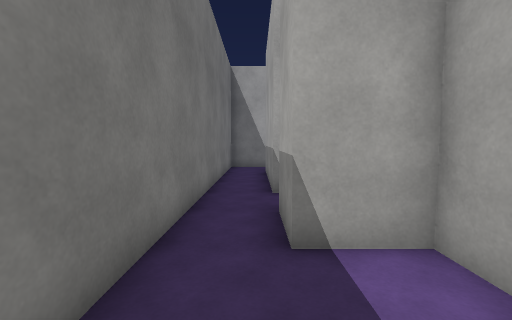
[1] (above)

20 first-person views from a walk through a Unity game level. The camera is 1.5 m above the floor, tilts 4° down and sees 90° across. The floor is counted in squares, 1 m on a side. Each view is taken from the middle of a square. On the plan, view 1 faces up. The plan holds only what a view shows up to about 13 squares ahead; the rest is blank. Surface patterns are stand-ins for the level's own textures.

[2]
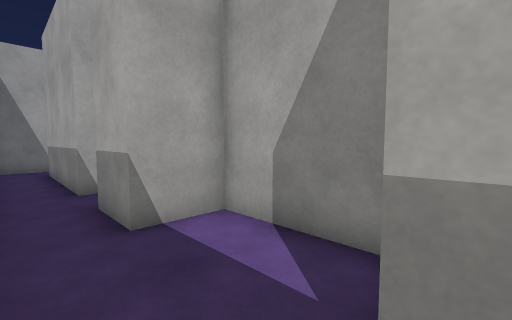

[3]
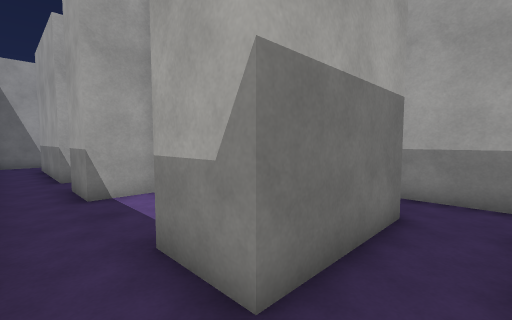

[4]
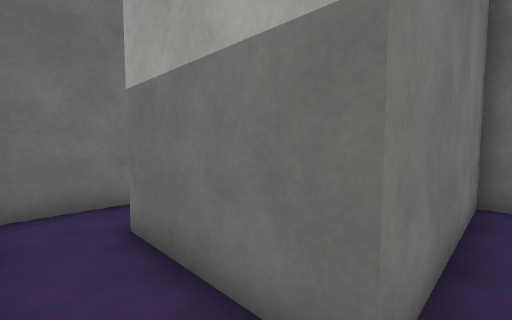

[5]
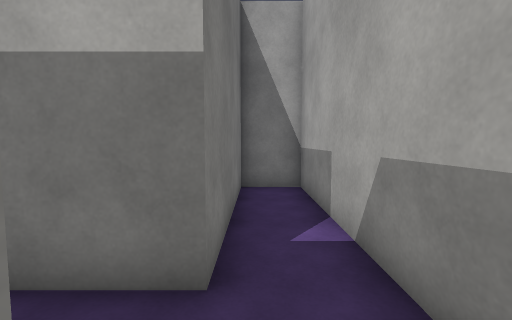

[6]
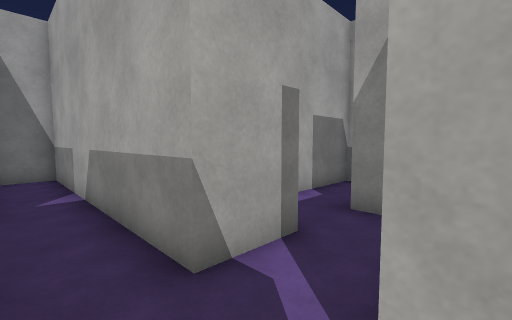

[7]
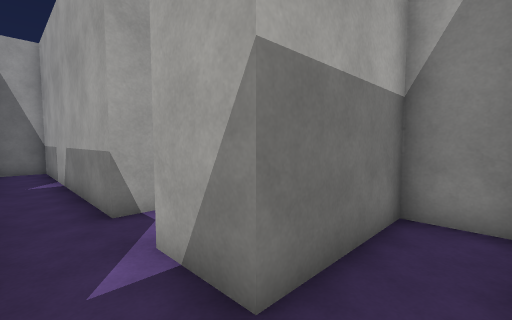

[8]
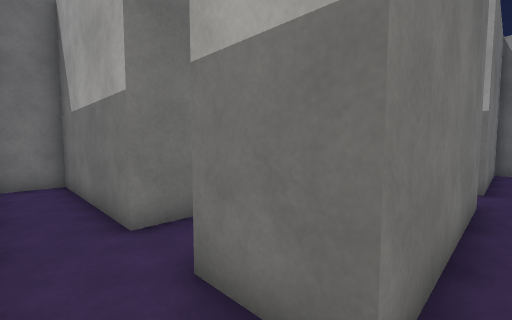

[9]
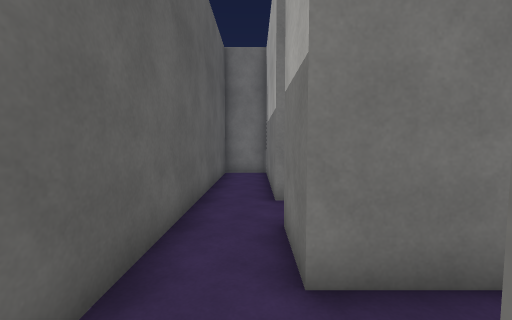

[10]
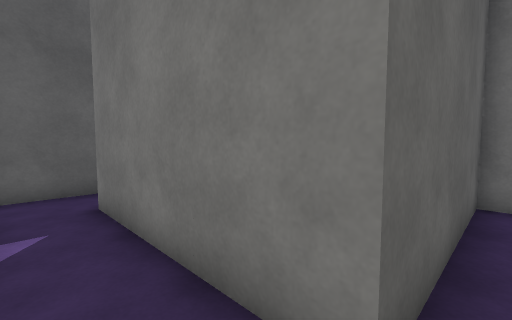

[11]
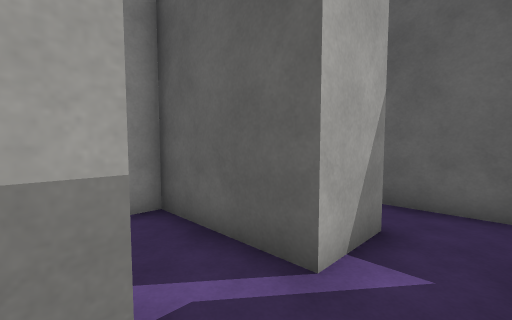

[12]
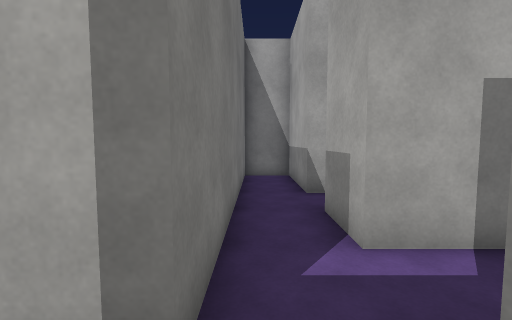

[13]
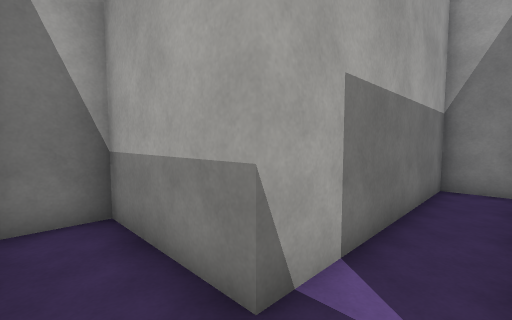

[14]
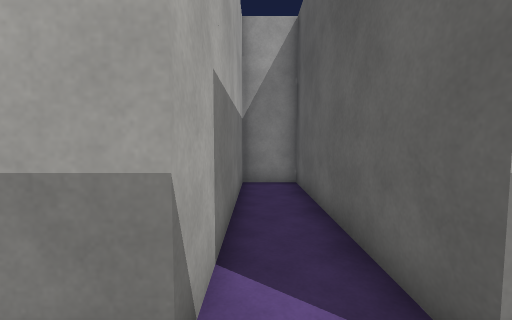

[15]
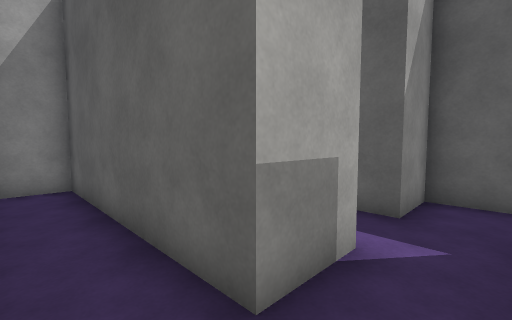

[16]
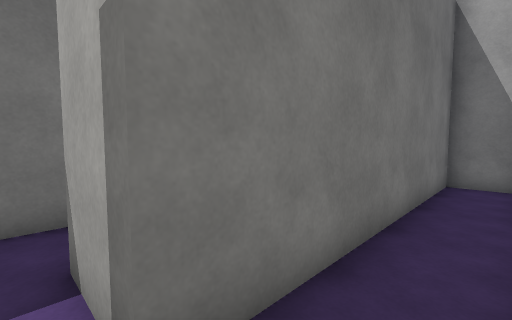

[17]
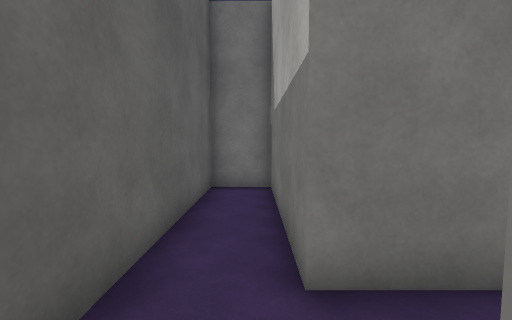

[18]
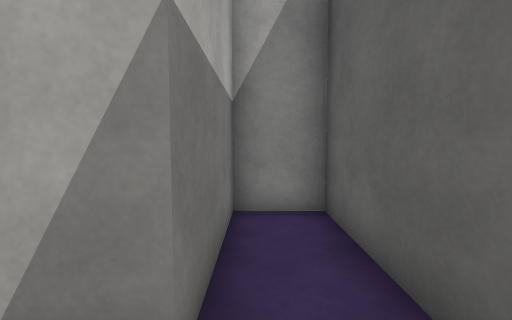

[19]
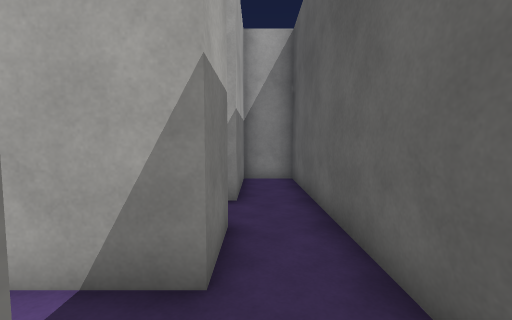

[20]
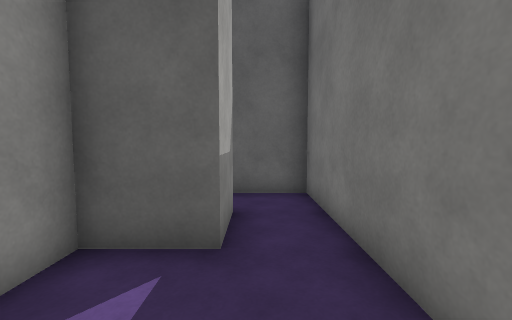

### Floor plan
Ten units are one square. View 1 is at (0, 0); x grows to the right and y downward. Boxes are objects, and circles mark ways between rooms. Rooms are numbered by the first view taken in them; rooms with no view inside come last. Other rooms are left out.
<svg viewBox="-60 -50 250 180">
<path fill="none" stroke="#000" d="M-15 -35 -15 5M5 5 25 5 25 -35 5 -35M65 45 65 -35 45 -35 45 25 5 25 5 5M-15 5 -15 45 45 45M45 45 45 85M65 65 65 45M45 85 45 105 25 105M25 125 105 125 105 105 65 105 65 85M85 45 85 65 65 65M65 85 105 85 105 65M105 45 105 25 185 25 185 5 105 5 105 -35 85 -35 85 45M5 84 5 105 -55 105 -55 125 25 125M25 105 25 85"/>
<circle cx="-5" cy="15" r="3" fill="#2a7"/>
<circle cx="55" cy="55" r="3" fill="#2a7"/>
<circle cx="55" cy="95" r="3" fill="#2a7"/>
<circle cx="75" cy="75" r="3" fill="#2a7"/>
<circle cx="35" cy="115" r="3" fill="#2a7"/>
<circle cx="95" cy="35" r="3" fill="#2a7"/>
<text x="0" y="-20">1</text>
<text x="30" y="30">2</text>
<text x="50" y="60">3</text>
<text x="60" y="110">4</text>
<text x="90" y="70">5</text>
<text x="120" y="10">6</text>
<text x="-10" y="110">7</text>
</svg>
Room 1 opens to room 2. Room 2 opens to room 3. Room 3 opens to room 4. Room 3 opens to room 5. Room 4 opens to room 7. Room 5 opens to room 6.

Where each view was taken, in squares from view 1:
view 1: 0 up, 0 right, facing up
view 2: 1 down, 1 left, facing up-right
view 3: 4 down, 1 left, facing up-right
view 4: 4 down, 5 right, facing up-left
view 5: 5 down, 5 right, facing up
view 6: 9 down, 5 right, facing up-right
view 7: 12 down, 5 right, facing up-right
view 8: 12 down, 5 right, facing up-left
view 9: 11 down, 7 right, facing left
view 10: 4 down, 6 right, facing down-left
view 11: 6 down, 5 right, facing down-right
view 12: 8 down, 9 right, facing up
view 13: 2 down, 9 right, facing up-right
view 14: 1 down, 9 right, facing right
view 15: 1 down, 9 right, facing down-right
view 16: 7 down, 10 right, facing up-left
view 17: 11 down, 3 right, facing left
view 18: 11 down, 5 right, facing right
view 19: 11 down, 0 right, facing right
view 20: 3 up, 0 right, facing down
